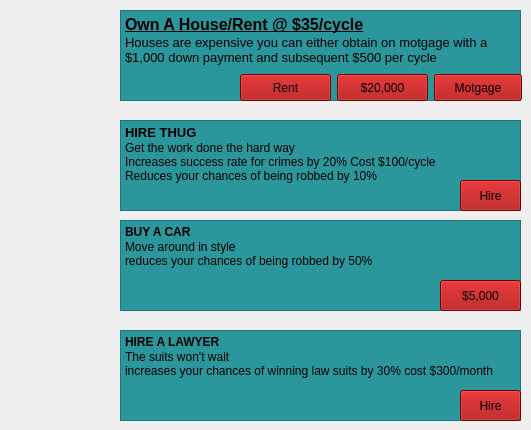
     <widget class="QWidget" name="expensesPage">
      <widget class="QTextEdit" name="textEdit_2">
       <property name="geometry">
        <rect>
         <x>120</x>
         <y>10</y>
         <width>401</width>
         <height>91</height>
        </rect>
       </property>
       <property name="styleSheet">
        <string notr="true">background-color:  rgb(43, 151, 156);</string>
       </property>
       <property name="html">
        <string>&lt;!DOCTYPE HTML PUBLIC &quot;-//W3C//DTD HTML 4.0//EN&quot; &quot;http://www.w3.org/TR/REC-html40/strict.dtd&quot;&gt;
&lt;html&gt;&lt;head&gt;&lt;meta name=&quot;qrichtext&quot; content=&quot;1&quot; /&gt;&lt;style type=&quot;text/css&quot;&gt;
p, li { white-space: pre-wrap; }
&lt;/style&gt;&lt;/head&gt;&lt;body style=&quot; font-family:'Cantarell'; font-size:11pt; font-weight:400; font-style:normal;&quot;&gt;
&lt;p style=&quot; margin-top:1px; margin-bottom:1px; margin-left:0px; margin-right:0px; -qt-block-indent:0; text-indent:0px;&quot;&gt;&lt;span style=&quot; font-family:'Cantarell'; font-size:12pt; font-weight:600; text-decoration: underline;&quot;&gt;Own A House/Rent @ $35/cycle&lt;/span&gt;&lt;/p&gt;
&lt;p style=&quot; margin-top:1px; margin-bottom:1px; margin-left:0px; margin-right:0px; -qt-block-indent:0; text-indent:0px;&quot;&gt;&lt;span style=&quot; font-family:'Cantarell'; font-size:10pt;&quot;&gt;Houses are expensive you can either obtain on motgage with a $1,000 down payment and subsequent $500 per cycle&lt;/span&gt;&lt;/p&gt;
&lt;p style=&quot;-qt-paragraph-type:empty; margin-top:1px; margin-bottom:1px; margin-left:0px; margin-right:0px; -qt-block-indent:0; text-indent:0px; font-family:'Cantarell';&quot;&gt;&lt;br /&gt;&lt;/p&gt;&lt;/body&gt;&lt;/html&gt;</string>
       </property>
      </widget>
      <widget class="QWidget" name="widget_21" native="true">
       <property name="geometry">
        <rect>
         <x>0</x>
         <y>10</y>
         <width>121</width>
         <height>91</height>
        </rect>
       </property>
       <property name="styleSheet">
        <string notr="true">border-image: url(:/images/images/home.jpg)</string>
       </property>
      </widget>
      <widget class="QTextEdit" name="textEdit_3">
       <property name="geometry">
        <rect>
         <x>120</x>
         <y>120</y>
         <width>401</width>
         <height>91</height>
        </rect>
       </property>
       <property name="styleSheet">
        <string notr="true">background-color:  rgb(43, 151, 156);</string>
       </property>
       <property name="html">
        <string>&lt;!DOCTYPE HTML PUBLIC &quot;-//W3C//DTD HTML 4.0//EN&quot; &quot;http://www.w3.org/TR/REC-html40/strict.dtd&quot;&gt;
&lt;html&gt;&lt;head&gt;&lt;meta name=&quot;qrichtext&quot; content=&quot;1&quot; /&gt;&lt;style type=&quot;text/css&quot;&gt;
p, li { white-space: pre-wrap; }
&lt;/style&gt;&lt;/head&gt;&lt;body style=&quot; font-family:'Cantarell'; font-size:11pt; font-weight:400; font-style:normal;&quot;&gt;
&lt;p style=&quot; margin-top:1px; margin-bottom:1px; margin-left:0px; margin-right:0px; -qt-block-indent:0; text-indent:0px;&quot;&gt;&lt;span style=&quot; font-family:'Cantarell'; font-size:10pt; font-weight:600;&quot;&gt;HIRE THUG&lt;/span&gt;&lt;/p&gt;
&lt;p style=&quot; margin-top:1px; margin-bottom:1px; margin-left:0px; margin-right:0px; -qt-block-indent:0; text-indent:0px;&quot;&gt;&lt;span style=&quot; font-family:'Cantarell'; font-size:9pt;&quot;&gt;Get the work done the hard way&lt;br /&gt;Increases success rate for crimes by 20% Cost $100/cycle&lt;br /&gt;Reduces your chances of being robbed by 10%&lt;/span&gt;&lt;/p&gt;&lt;/body&gt;&lt;/html&gt;</string>
       </property>
      </widget>
      <widget class="QWidget" name="widget_22" native="true">
       <property name="geometry">
        <rect>
         <x>0</x>
         <y>120</y>
         <width>121</width>
         <height>91</height>
        </rect>
       </property>
       <property name="styleSheet">
        <string notr="true">border-image: url(:/images/images/thug.jpg);</string>
       </property>
      </widget>
      <widget class="QTextEdit" name="textEdit_4">
       <property name="geometry">
        <rect>
         <x>120</x>
         <y>220</y>
         <width>401</width>
         <height>91</height>
        </rect>
       </property>
       <property name="styleSheet">
        <string notr="true">background-color:  rgb(43, 151, 156);</string>
       </property>
       <property name="html">
        <string>&lt;!DOCTYPE HTML PUBLIC &quot;-//W3C//DTD HTML 4.0//EN&quot; &quot;http://www.w3.org/TR/REC-html40/strict.dtd&quot;&gt;
&lt;html&gt;&lt;head&gt;&lt;meta name=&quot;qrichtext&quot; content=&quot;1&quot; /&gt;&lt;style type=&quot;text/css&quot;&gt;
p, li { white-space: pre-wrap; }
&lt;/style&gt;&lt;/head&gt;&lt;body style=&quot; font-family:'Cantarell'; font-size:11pt; font-weight:400; font-style:normal;&quot;&gt;
&lt;p style=&quot; margin-top:1px; margin-bottom:1px; margin-left:0px; margin-right:0px; -qt-block-indent:0; text-indent:0px;&quot;&gt;&lt;span style=&quot; font-family:'Cantarell'; font-size:12px; font-weight:600;&quot;&gt;BUY A CAR&lt;/span&gt;&lt;/p&gt;
&lt;p style=&quot; margin-top:1px; margin-bottom:1px; margin-left:0px; margin-right:0px; -qt-block-indent:0; text-indent:0px;&quot;&gt;&lt;span style=&quot; font-family:'Cantarell'; font-size:9pt;&quot;&gt;Move around in style&lt;br /&gt;reduces your chances of being robbed by 50%&lt;/span&gt;&lt;/p&gt;&lt;/body&gt;&lt;/html&gt;</string>
       </property>
      </widget>
      <widget class="QWidget" name="widget_23" native="true">
       <property name="geometry">
        <rect>
         <x>0</x>
         <y>220</y>
         <width>121</width>
         <height>91</height>
        </rect>
       </property>
       <property name="styleSheet">
        <string notr="true">border-image: url(:/images/images/car.jpg);</string>
       </property>
      </widget>
      <widget class="QWidget" name="widget_24" native="true">
       <property name="geometry">
        <rect>
         <x>0</x>
         <y>330</y>
         <width>121</width>
         <height>91</height>
        </rect>
       </property>
       <property name="styleSheet">
        <string notr="true">border-image: url(:/images/images/lawyer.jpg);</string>
       </property>
      </widget>
      <widget class="QTextEdit" name="textEdit_5">
       <property name="geometry">
        <rect>
         <x>120</x>
         <y>330</y>
         <width>401</width>
         <height>91</height>
        </rect>
       </property>
       <property name="styleSheet">
        <string notr="true">background-color:  rgb(43, 151, 156);</string>
       </property>
       <property name="html">
        <string>&lt;!DOCTYPE HTML PUBLIC &quot;-//W3C//DTD HTML 4.0//EN&quot; &quot;http://www.w3.org/TR/REC-html40/strict.dtd&quot;&gt;
&lt;html&gt;&lt;head&gt;&lt;meta name=&quot;qrichtext&quot; content=&quot;1&quot; /&gt;&lt;style type=&quot;text/css&quot;&gt;
p, li { white-space: pre-wrap; }
&lt;/style&gt;&lt;/head&gt;&lt;body style=&quot; font-family:'Cantarell'; font-size:11pt; font-weight:400; font-style:normal;&quot;&gt;
&lt;p style=&quot; margin-top:1px; margin-bottom:1px; margin-left:0px; margin-right:0px; -qt-block-indent:0; text-indent:0px;&quot;&gt;&lt;span style=&quot; font-family:'Cantarell'; font-size:9pt; font-weight:600;&quot;&gt;HIRE A LAWYER&lt;/span&gt;&lt;/p&gt;
&lt;p style=&quot; margin-top:1px; margin-bottom:1px; margin-left:0px; margin-right:0px; -qt-block-indent:0; text-indent:0px;&quot;&gt;&lt;span style=&quot; font-family:'Cantarell'; font-size:9pt;&quot;&gt;The suits won't wait&lt;br /&gt;increases your chances of winning law suits by 30% cost $300/month&lt;/span&gt;&lt;/p&gt;&lt;/body&gt;&lt;/html&gt;</string>
       </property>
      </widget>
      <widget class="QPushButton" name="buyACar">
       <property name="geometry">
        <rect>
         <x>440</x>
         <y>280</y>
         <width>81</width>
         <height>31</height>
        </rect>
       </property>
       <property name="styleSheet">
        <string notr="true">background-color: rgb(164, 0, 0);</string>
       </property>
       <property name="text">
        <string>$5,000</string>
       </property>
      </widget>
      <widget class="QPushButton" name="hireALawyer">
       <property name="geometry">
        <rect>
         <x>460</x>
         <y>390</y>
         <width>61</width>
         <height>31</height>
        </rect>
       </property>
       <property name="styleSheet">
        <string notr="true">background-color: rgb(164, 0, 0);</string>
       </property>
       <property name="text">
        <string>Hire</string>
       </property>
      </widget>
      <widget class="QPushButton" name="hireThugs">
       <property name="geometry">
        <rect>
         <x>460</x>
         <y>180</y>
         <width>61</width>
         <height>31</height>
        </rect>
       </property>
       <property name="styleSheet">
        <string notr="true">background-color: rgb(164, 0, 0);</string>
       </property>
       <property name="text">
        <string>Hire</string>
       </property>
      </widget>
      <widget class="QPushButton" name="aquireOnMotgageButton">
       <property name="geometry">
        <rect>
         <x>434</x>
         <y>74</y>
         <width>88</width>
         <height>27</height>
        </rect>
       </property>
       <property name="styleSheet">
        <string notr="true">background-color: rgb(164, 0, 0);</string>
       </property>
       <property name="text">
        <string>Motgage</string>
       </property>
      </widget>
      <widget class="QPushButton" name="buyAHouse">
       <property name="geometry">
        <rect>
         <x>337</x>
         <y>74</y>
         <width>91</width>
         <height>27</height>
        </rect>
       </property>
       <property name="styleSheet">
        <string notr="true">background-color: rgb(164, 0, 0);</string>
       </property>
       <property name="text">
        <string>$20,000</string>
       </property>
      </widget>
      <widget class="QPushButton" name="rentAHouse">
       <property name="geometry">
        <rect>
         <x>240</x>
         <y>74</y>
         <width>91</width>
         <height>27</height>
        </rect>
       </property>
       <property name="styleSheet">
        <string notr="true">background-color: rgb(164, 0, 0);</string>
       </property>
       <property name="text">
        <string>Rent</string>
       </property>
      </widget>
     </widget>
